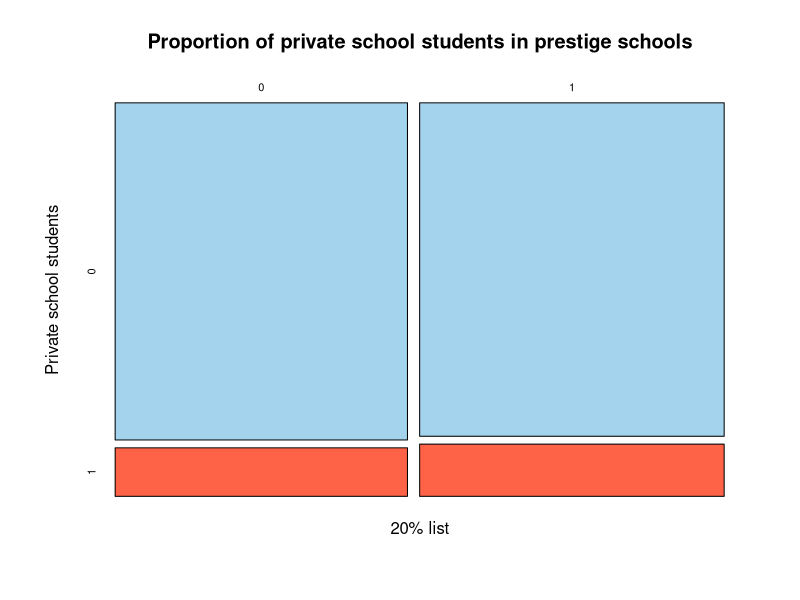

Recreate this plot in R.
## ---- chunk 1
library(tidyverse)
library(readxl)
dat <- read_excel("data/data2017.xlsx")
data.frame(head(dat))
## ---- chunk 2
# data with new assignments
dat_n <- read_excel("data/masterdata_new_assignment.xlsx")

# prestige schools codes
prestige <- as.numeric(unique(dat_n$sec_no20list))

# useful columns
dat_n <- dat_n[, c("STUDENT PIN", "Gender", "Composite", "Choice1", "Choice2", "COMMUNITY", "Choice3", "Zoned", "Pri_sch_TYPE", "Gov_vs_denom", "sec_20list", "sec_no20list")]

# subset into prestige schools with 20% list assignments
dat_n <-  dat_n %>% mutate(list20_prestige = ifelse(sec_20list %in% prestige,1,0))
list20prestige_dat <- dat_n[dat_n$list20_prestige == 1, ]

# subset into prestige schools without 20% list assignments (0 for no list)
dat_n <-  dat_n %>% mutate(nolist20_prestige = ifelse(sec_no20list > 0 ,0,999))
nolist20prestige_dat <- dat_n[dat_n$nolist20_prestige == 0, ]
nolist20prestige_dat <- nolist20prestige_dat %>%
  select(-list20_prestige)

# rename list column
nolist20prestige_dat <- rename(nolist20prestige_dat, 
                               list20_prestige = nolist20_prestige)

# join into single dataset
cdat <- rbind(list20prestige_dat, nolist20prestige_dat)

# pivot primary school type longer
cdat$x <- rep(1, length(cdat$Gender))
cdat <- cdat %>% pivot_wider(names_from = Pri_sch_TYPE,
                             values_from = x,
                             values_fill = 0)

mosaicplot(list20_prestige ~ Private, data = cdat, col = c('lightskyblue2', 'tomato'),
           xlab = "20% list",
           ylab = "Private school students",
           main = "Proportion of private school students in prestige schools")
